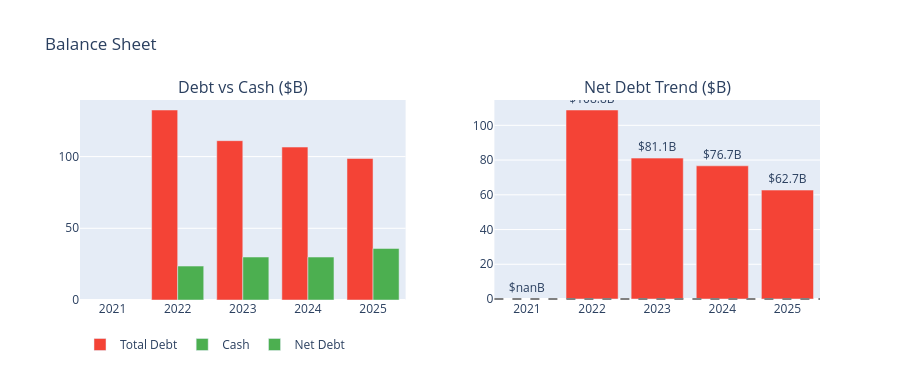

Here is the notebook cell this chart was saved with:
### Markdown cell above
## 2 · Balance Sheet Strength

Debt load and cash position determine the spread between enterprise value  
and equity value in the DCF. High net debt reduces intrinsic per-share value.

### Code cell
bs = stmts.balance_sheet.tail(5)
bs_years = [d.strftime('%Y') for d in bs.index]

def _bs(col): return _s(bs, col)

cash  = _bs('Cash And Cash Equivalents') or _bs('Cash Cash Equivalents And Short Term Investments')
debt  = _bs('Total Debt') or _bs('Long Term Debt')
equity = _bs('Total Stockholders Equity') or _bs('Stockholders Equity')

net_debt = [d - c if (d is not None and c is not None) else None
            for d, c in zip(debt or [], cash or [])]

fig = make_subplots(rows=1, cols=2,
    subplot_titles=('Debt vs Cash ($B)', 'Net Debt Trend ($B)'),
    horizontal_spacing=0.12)

if debt:
    fig.add_trace(go.Bar(name='Total Debt', x=bs_years, y=debt, marker_color='#F44336'), row=1, col=1)
if cash:
    fig.add_trace(go.Bar(name='Cash',       x=bs_years, y=cash, marker_color='#4CAF50'), row=1, col=1)

if net_debt:
    colors_nd = ['#F44336' if v and v > 0 else '#4CAF50' for v in net_debt]
    fig.add_trace(go.Bar(name='Net Debt', x=bs_years, y=net_debt,
                         marker_color=colors_nd,
                         text=[f'${v:.1f}B' if v else '' for v in net_debt],
                         textposition='outside'), row=1, col=2)
    fig.add_hline(y=0, line_dash='dash', line_color='gray', row=1, col=2)

fig.update_layout(title_text='Balance Sheet', height=380, barmode='group',
                  legend=dict(orientation='h', y=-0.15))
fig.show()

if net_debt and net_debt[-1] is not None:
    label = 'net cash (positive for equity holders)' if net_debt[-1] < 0 else 'net debt'
    print(f'Latest net debt: ${net_debt[-1]:.1f}B — {label}')

### Figure 1 — Plotly figure (JSON) as saved in the notebook; plotly's stock layout.template omitted (floating-point values rounded to 4 significant figures)
{"data": [{"marker": {"color": "#F44336"}, "name": "Total Debt", "type": "bar", "x": ["2021", "2022", "2023", "2024", "2025"], "xaxis": "x", "y": [null, 132.5, 111.1, 106.6, 98.66], "yaxis": "y"}, {"marker": {"color": "#4CAF50"}, "name": "Cash", "type": "bar", "x": ["2021", "2022", "2023", "2024", "2025"], "xaxis": "x", "y": [null, 23.65, 29.96, 29.94, 35.93], "yaxis": "y"}, {"marker": {"color": ["#4CAF50", "#F44336", "#F44336", "#F44336", "#F44336"]}, "name": "Net Debt", "text": ["$nanB", "$108.8B", "$81.1B", "$76.7B", "$62.7B"], "textposition": "outside", "type": "bar", "x": ["2021", "2022", "2023", "2024", "2025"], "xaxis": "x2", "y": [null, 108.8, 81.12, 76.69, 62.72], "yaxis": "y2"}], "layout": {"annotations": [{"font": {"size": 16}, "showarrow": false, "text": "Debt vs Cash ($B)", "x": 0.22, "xanchor": "center", "xref": "paper", "y": 1, "yanchor": "bottom", "yref": "paper"}, {"font": {"size": 16}, "showarrow": false, "text": "Net Debt Trend ($B)", "x": 0.78, "xanchor": "center", "xref": "paper", "y": 1, "yanchor": "bottom", "yref": "paper"}], "barmode": "group", "height": 380, "legend": {"orientation": "h", "y": -0.15}, "shapes": [{"line": {"color": "gray", "dash": "dash"}, "type": "line", "x0": 0, "x1": 1, "xref": "x2 domain", "y0": 0, "y1": 0, "yref": "y2"}], "title": {"text": "Balance Sheet"}, "xaxis": {"anchor": "y", "domain": [0, 0.44]}, "xaxis2": {"anchor": "y2", "domain": [0.56, 1]}, "yaxis": {"anchor": "x", "domain": [0, 1]}, "yaxis2": {"anchor": "x2", "domain": [0, 1]}}}
